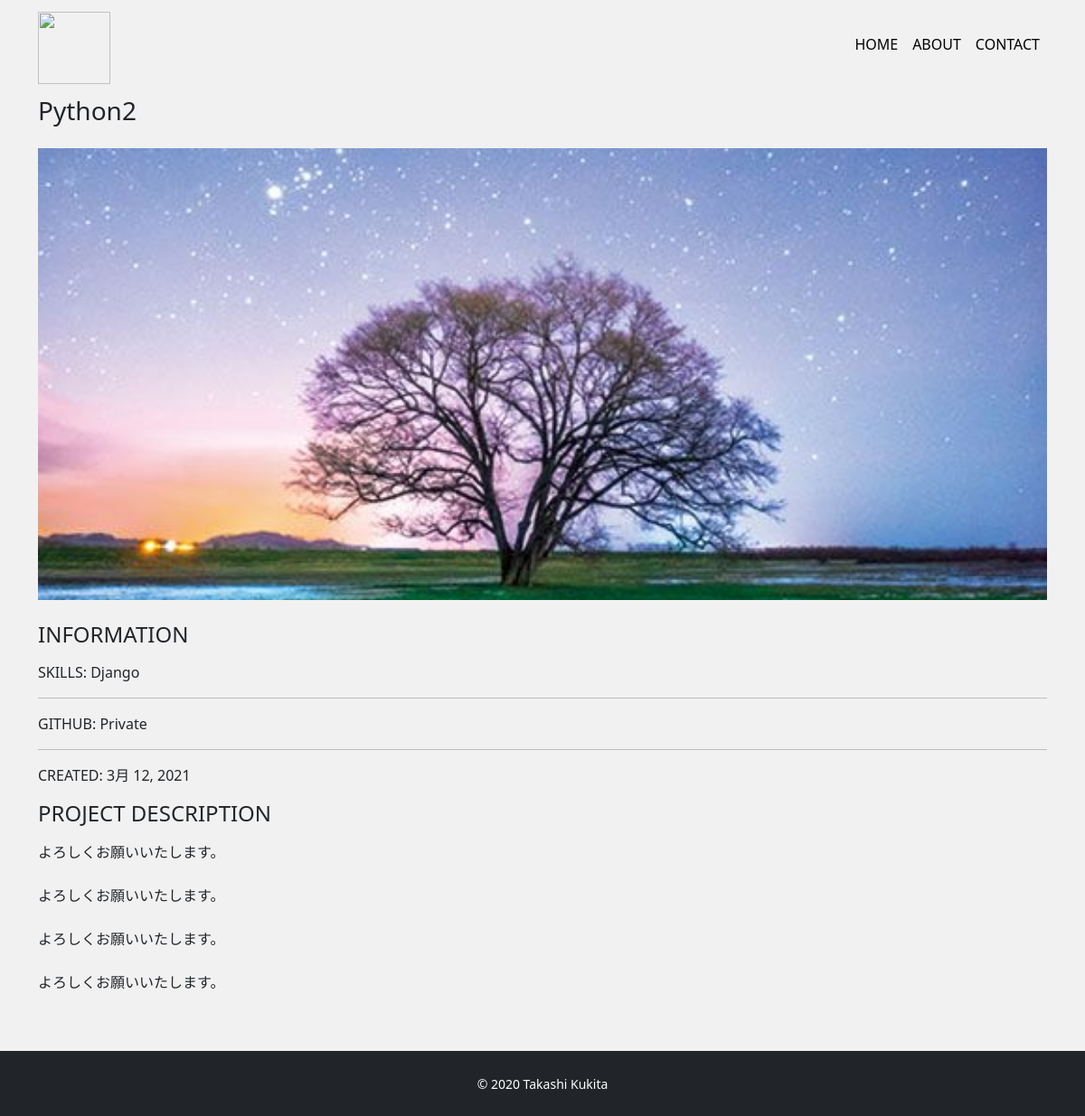
The app's page /detail/2 with its own data.
### app/models.py (models this page shows, shortened)
class Work(models.Model):
    title = models.CharField('タイトル', max_length=100)
    image = models.ImageField(upload_to='images', verbose_name='イメージ画像')
    thumbnail = models.ImageField(upload_to='images', verbose_name='サムネイル',null=True, blank=True)
    skill = models.CharField('スキル', max_length=100)
    url = models.CharField('URL', max_length=100,null=True, blank=True)
    created = models.DateField('作成日')
    description = models.TextField('説明')

### app/views.py (the view)
# urls.py: path('detail/<int:pk>',views.DetailView.as_view(), name='detail'),
class DetailView(View):
    def get(self, request, *args, **kwargs):
        work_data = Work.objects.get(id=self.kwargs['pk'])
        return render(request, 'app/detail.html',{
            'work_data': work_data
        })

### app/templates/app/detail.html (shortened to what this page needs)
{% extends 'app/base.html' %}
{% block content %}
<h3 class="mb-4">{{ work_data.title }}</h3>
<div class="card top mb-4">
    <img src="{{ work_data.image.url }}" alt="">
</div>
<div class="row">
    <div class="col-sm-4-mb-4">
        <h4 class="mb-3">INFORMATION</h4>
        <p>
            <span class="font-weight-bolder">SKILLS:</span>
            {{ work_data.skill }}
        </p>
        <hr>
        <p>
            <span class="font-weight-bolder">GITHUB:</span>
            {% if work_data.url %}
                <a href="{{ work_data.url }}" target="_blank" class="link-color">LINK</a>
            {% else %}
                Private
            {% endif %}
        </p>
        <hr>
        <p>
            <span class="font-weight-bolder">CREATED:</span>
            {{ work_data.created }}
        </p>
    </div>
    <div class="col-sm-8 mb-5">
        <h4 class="mb-3">PROJECT DESCRIPTION</h4>
        <p>{{ work_data.description|linebreaksbr }}</p>
    </div>
</div>
{% endblock  %}

### app/static/css/style.css (style rules this page uses)
* { margin: 0; padding: 0; box-sizing: border-box; }
body { background: #F1F1F1; display: flex; flex-flow: column; min-height: 100vh; }
.top img { object-fit: cover; height: 500px; }
.card { border: none; }

### records on screen
Work: title "Python2", image (picture), skill "Django", created "3月 12, 2021", description "よろしくお願いいたします。 よろしくお願いいたします。 よろしくお願いいたします。 よろしくお願いいたします。"
